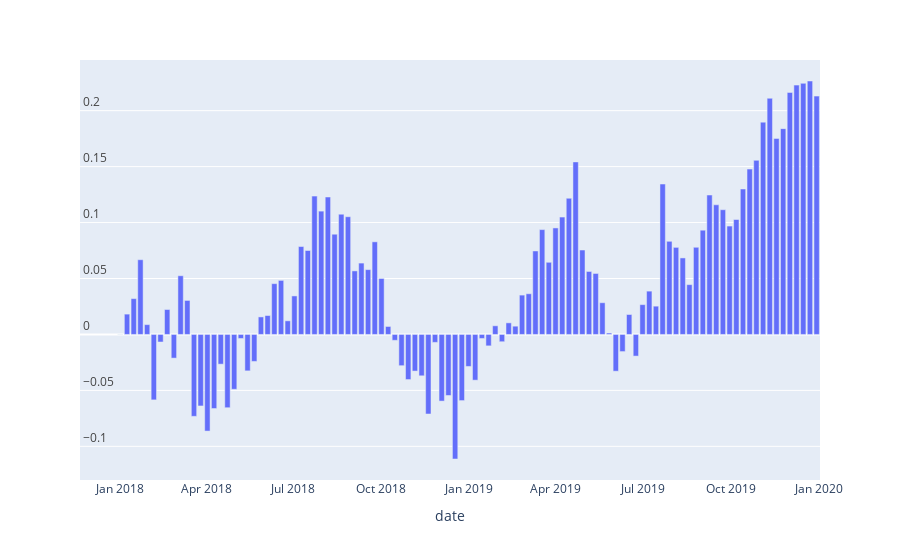

Source (notebook cell):
### Code cell
fig = px.bar(df, x=df.index, y="GOOG")
fig.update_yaxes(ticklabelposition="inside top", title=None) #在绘图内移动刻度标签
fig.show()
